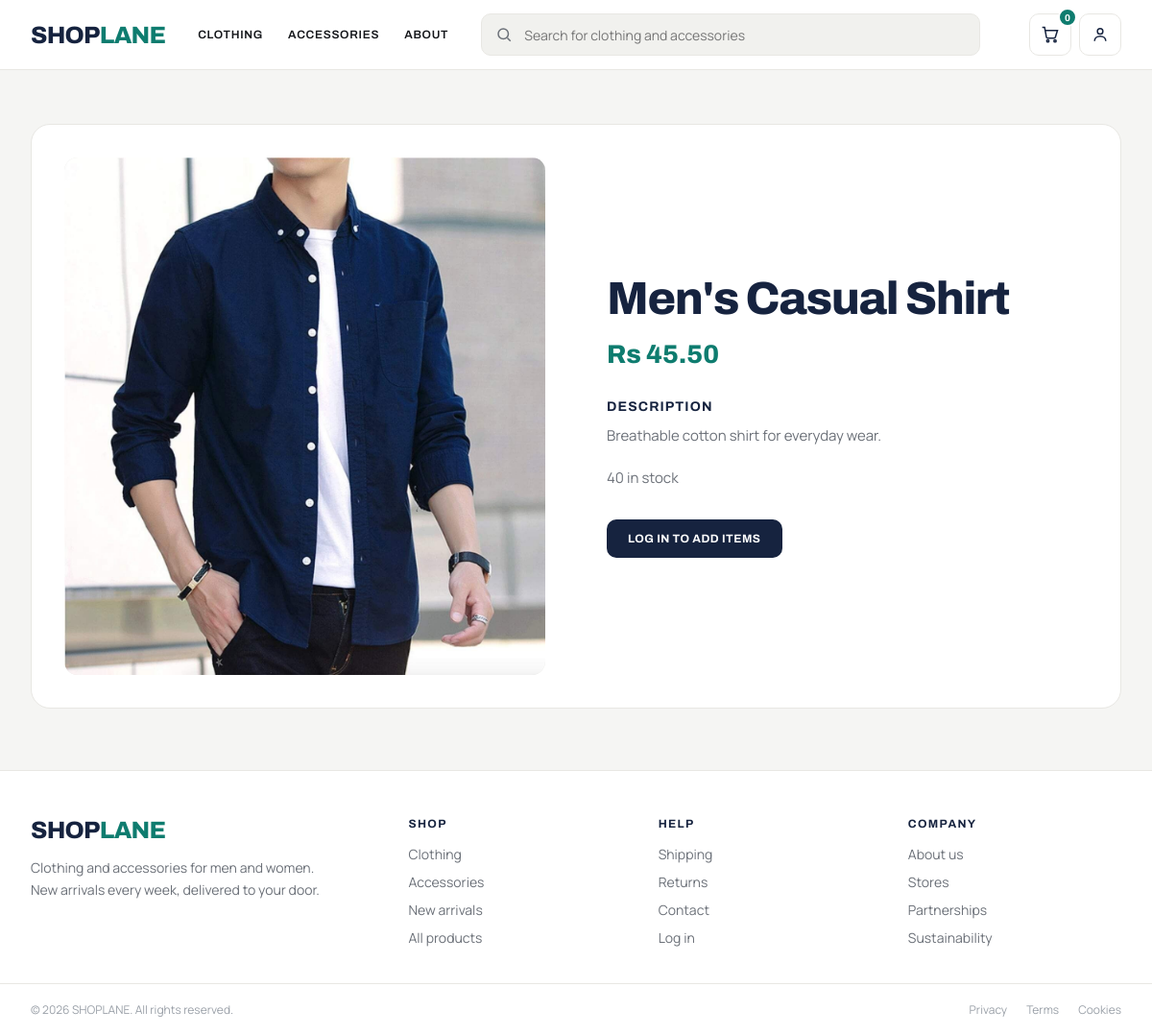
The page /product-details.php?id=2 on the database its author committed.
### tables this page shows
CREATE TABLE products (
  id INT AUTO_INCREMENT PRIMARY KEY,
  name VARCHAR(150) NOT NULL,
  description TEXT,
  price DECIMAL(10,2) NOT NULL,
  image VARCHAR(255) NOT NULL DEFAULT 'assets/img/products/placeholder.png',
  category VARCHAR(80),
  stock INT DEFAULT 0,
  created_at TIMESTAMP DEFAULT CURRENT_TIMESTAMP,
  CONSTRAINT chk_products_price CHECK (price >= 0),
  CONSTRAINT chk_products_stock CHECK (stock >= 0)
);

### includes/functions.php (called while the page is built)
<?php
function asset($relativePath)
{
    $fullPath = __DIR__ . '/../' . $relativePath;
    $version = file_exists($fullPath) ? filemtime($fullPath) : time();
    return $relativePath . '?v=' . $version;
}

### includes/auth.php (called while the page is built, shortened)
<?php
require_once __DIR__ . '/functions.php';
function isLoggedIn()
{
    return isset($_SESSION['user_id']);
}

### product-details.php (the view, shortened to what this page needs)
<?php
require_once __DIR__ . '/includes/auth.php';
require_once __DIR__ . '/includes/db.php';
$id = filter_input(INPUT_GET, 'id', FILTER_VALIDATE_INT);
$stmt = $pdo->prepare('SELECT id, name, description, price, image, category, stock FROM products WHERE id = ?');
$stmt->execute([$id]);
$product = $stmt->fetch();
?>
<!DOCTYPE html>
<html lang="en">
<head>
    <link rel="stylesheet" href="<?php echo asset('assets/css/main.css'); ?>">
    <link rel="stylesheet" href="<?php echo asset('assets/css/product-details.css'); ?>">
</head>
<body>
<?php include 'includes/header.php'; ?>
    <main id="containerProduct">
        <div id="containerD">
            <div id="imageSection">
                <img id="imgDetails" src="<?php echo htmlspecialchars($product['image']); ?>" alt="<?php echo htmlspecialchars($product['name']); ?>">
            </div>
            <div id="productDetails">
                <h1><?php echo htmlspecialchars($product['name']); ?></h1>
                <div id="details">
                    <h3>Rs <?php echo htmlspecialchars(number_format($product['price'], 2)); ?></h3>
                    <h3>Description</h3>
                    <p><?php echo nl2br(htmlspecialchars($product['description'])); ?></p>
                    <p>
                        <?php if ($product['stock'] > 0): ?>
                            <?php echo (int) $product['stock']; ?> in stock
                        <?php else: ?>
                            Out of stock
                        <?php endif; ?>
                    </p>
                </div>
                <div id="button">
                    <?php if (!isLoggedIn()): ?>
                        <a class="detail-login" href="login.php?redirect=<?php echo urlencode($_SERVER['REQUEST_URI']); ?>">Log in to add items</a>
                    <?php else: ?>
                        <button type="button" disabled> Out of Stock </button>
                    <?php endif; ?>
                </div>
            </div>
        </div>
    </main>
<?php include 'includes/footer.php'; ?>
</body>
</html>

### assets/css/main.css (style rules this page uses)
:root { --navy: #16233f; --blue: #24406b; --teal: #0e7c6f; --teal-dark: #0a6559; --canvas: #f5f5f3; --surface: #ffffff; --surface-muted: #eeeeeb; --border: #e8e7e3; --text: #14161a; --muted: #6b7078; --radius-sm: 10px; --radius-md: 14px; --radius-lg: 20px; --shadow: 0 14px 34px rgba(22, 35, 63, 0.10); --page-width: 1320px; }
* { box-sizing: border-box; }
html { scroll-behavior: smooth; }
body { margin: 0; background: var(--canvas); color: var(--text); font-family: "Manrope", system-ui, sans-serif; -webkit-font-smoothing: antialiased; }
a { color: var(--blue); text-decoration: none; }
img { max-width: 100%; }
main { min-height: 65vh; }

### assets/css/product-details.css (style rules this page uses)
#containerProduct { max-width: var(--page-width); margin: 0 auto; padding: 56px 32px 0; }
#containerD { display: grid; grid-template-columns: minmax(0, 1fr) minmax(0, 1fr); gap: 64px; padding: 34px; border: 1px solid var(--border); border-radius: var(--radius-lg); background: #fff; }
#imageSection { overflow: hidden; min-height: 520px; border-radius: var(--radius-md); background: #e7e7e3; }
#imageSection img { width: 100%; height: 100%; display: block; object-fit: cover; }
#productDetails { display: flex; flex-direction: column; justify-content: center; padding: 20px 20px 20px 0; }
#productDetails h1 { margin: 0 0 16px; color: var(--navy); font: 800 clamp(32px, 4vw, 48px)/1.08 "Archivo", sans-serif; letter-spacing: -.03em; }
#productDetails #details > h3:first-child { margin: 0 0 32px; color: var(--teal); font: 800 27px "Archivo", sans-serif; }
#productDetails #details > h3:not(:first-child) { margin: 0 0 10px; color: var(--navy); font: 700 14px "Archivo", sans-serif; letter-spacing: .08em; text-transform: uppercase; }
#productDetails p { max-width: 560px; margin: 0 0 18px; color: var(--muted); font-size: 15px; line-height: 1.75; }
#button { display: flex; flex-wrap: wrap; gap: 12px; margin-top: 12px; }
.detail-login { display: inline-flex; padding: 13px 22px; border-radius: var(--radius-sm); background: var(--navy); color: #fff; font: 700 12px "Archivo", sans-serif; letter-spacing: .04em; text-transform: uppercase; }

### rows shown on the page
products: image+name (picture), name "Men's Casual Shirt", price "45.50", description "Breathable cotton shirt for everyday wear.", stock "40"

### other values the page prints
$cartCount "0"
